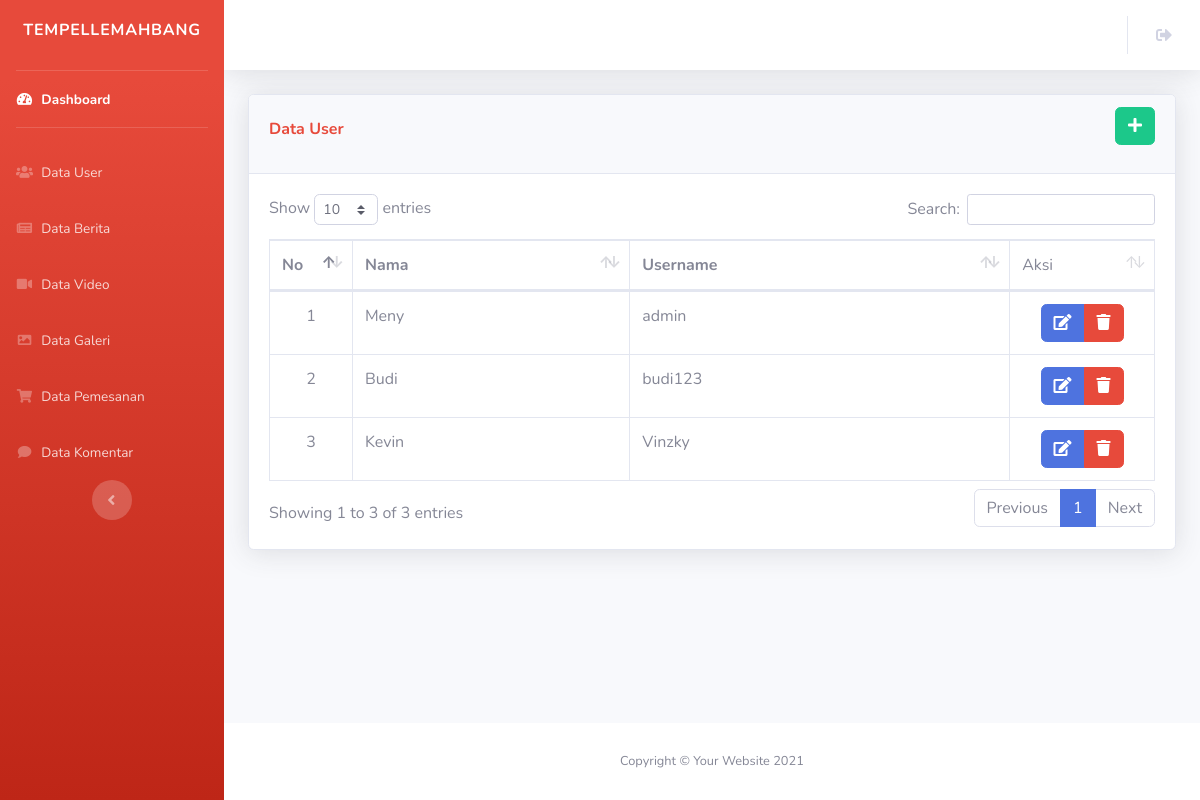
/admin/data_user.php (signed in), run on the app's committed database.
### tables this page shows
CREATE TABLE `tbl_user` (
  `id_user` int(11) NOT NULL,
  `nama_user` varchar(128) NOT NULL,
  `username` varchar(128) NOT NULL,
  `password` text NOT NULL
);

### admin/data_user.php (the view, shortened to what this page needs)
<?php
include("../config.php");
if (empty($_SESSION['username'])){
    header('location:../login.php');
}
else
{
    ?>
    <?php include("include_admin/header.php"); ?>
    <div class="container-fluid">
        <div class="card shadow mb-4">
            <div class="card-header d-flex justify-content-between align-items-center">
                <h6 class="font-weight-bold text-danger">Data User</h6>
                <a href="tambah_user.php" class="btn btn-success mb-3"><i class="fas fa-plus"></i></a>
            </div>
            <div class="card-body">
                <div class="table-responsive">
                    <table class="table table-bordered" id="dataTable" width="100%" cellspacing="0">
                        <thead>
                            <tr>
                                <th width="40px">No</th>
                                <th>Nama</th>
                                <th>Username</th>
                                <td>Aksi</td>
                            </tr>
                        </thead>
                        <tbody>
                            <?php
                            $no=1;
                            $sqlquery = "SELECT * FROM tbl_user";
                            if ($result = mysqli_query($connect, $sqlquery)) {
                                while ($row = mysqli_fetch_assoc($result)) {
                                    ?>
                                    <tr>
                                        <td align="center"><?= $no++ ?></td>
                                        <td> <?= $row['nama_user'] ?></td>
                                        <td> <?= $row['username'] ?></td>
                                        <td width="120" align="center">
                                            <div class="btn-group">
                                                <a href="edit_user.php?id_user=<?php echo $row["id_user"];?>" class="btn btn-xs btn-primary" title='Edit'> <i class="fas fa-edit"></i> </a>
                                                <a onclick="return confirm('Anda yakin ingin menghapus data tersebut?');" href="user_aksi.php?act=delete&id_user=<?php echo $row["id_user"];?>" class="btn btn-xs btn-danger"> <i class="fas fa-trash" title='Hapus'></i> </a>
                                            </div>
                                        </td>
                                    </tr>
                                    <?php
                                }
                            }
                            ?>
                        </tbody>
                    </table>
                </div>
            </div>
        </div>
    </div>
    <?php include("include_admin/footer.php"); ?>
    <?php
}
?>

### data on the page
tbl_user: nama_user "Meny", username "admin"
tbl_user: nama_user "Budi", username "budi123"
tbl_user: nama_user "Kevin", username "Vinzky"
